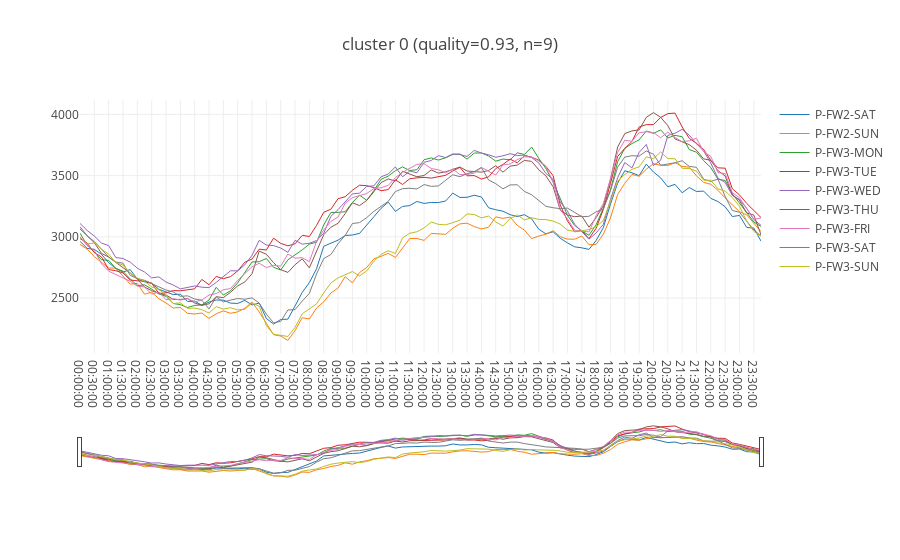
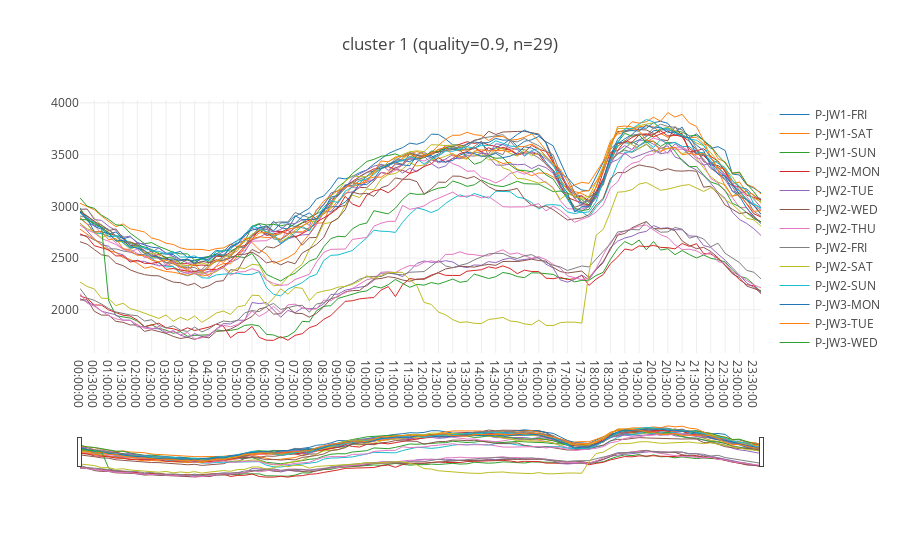
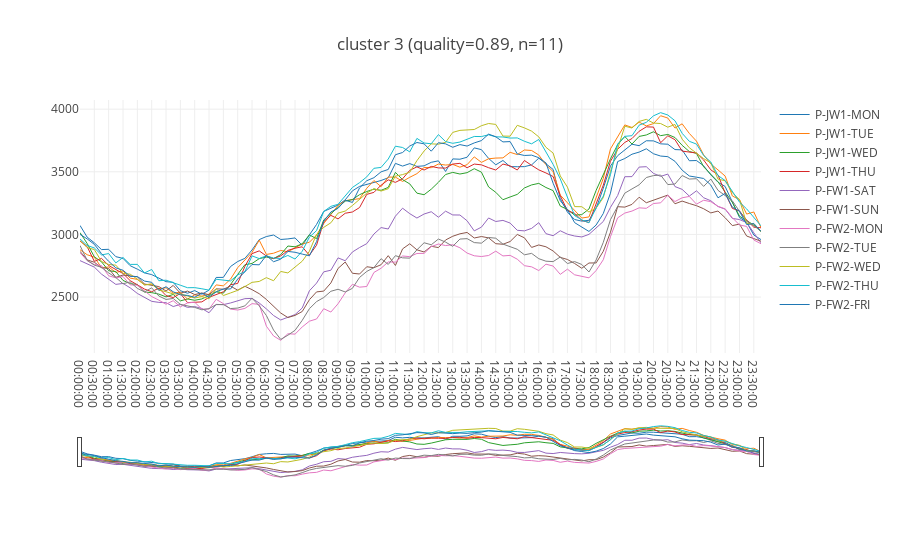

The cell these charts' notebook holds for them, in order:
### Code cell
jan_feb_P = df.copy()
load_model = TimeSeriesKMeans(n_clusters=4, max_iter=10,
                      metric="dtw", random_state=0).fit(to_time_series_dataset(jan_feb_P))
jan_feb_P_df_cluster = pd.DataFrame(list(zip(jan_feb_P.columns, load_model.labels_)), columns=['metric', 'cluster'])
cluster_metrics_dict = jan_feb_P_df_cluster.groupby(['cluster'])['metric'].apply(lambda x: [x for x in x]).to_dict()
cluster_len_dict = jan_feb_P_df_cluster['cluster'].value_counts().to_dict()
clusters_dropped = [cluster for cluster in cluster_len_dict if cluster_len_dict[cluster]==1]
clusters_final = [cluster for cluster in cluster_len_dict if cluster_len_dict[cluster]>1]
clusters_final.sort()

for cluster_number in clusters_final:
    # get a rough quality score based on the correlation between metrics in the cluster
    x_corr = jan_feb_P[cluster_metrics_dict[cluster_number]].corr().abs().values
    x_corr_mean = round(x_corr[np.triu_indices(x_corr.shape[0],1)].mean(),2)
    # plot each cluster
    plot_title = f'cluster {cluster_number} (quality={x_corr_mean}, n={cluster_len_dict[cluster_number]})'
    plot_lines(jan_feb_P, cols=cluster_metrics_dict[cluster_number], renderer='vscode', theme=None, title=plot_title)
